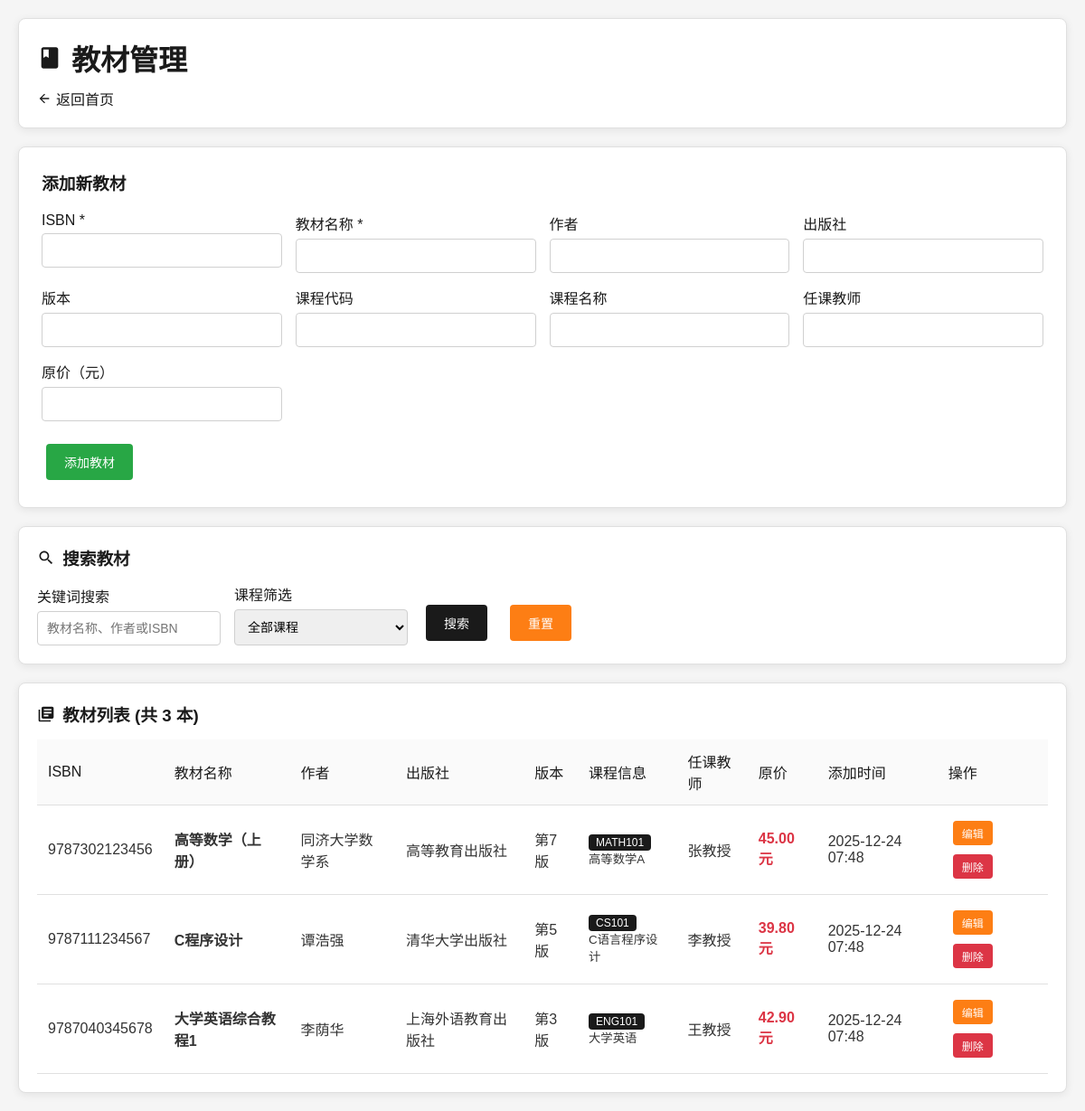
Screenshot of /textbooks.php (signed in) with the database file from the repository.
### tables this page shows
CREATE TABLE textbooks (
    book_id INT PRIMARY KEY AUTO_INCREMENT,
    isbn VARCHAR(20) NOT NULL,
    title VARCHAR(200) NOT NULL,
    author VARCHAR(100),
    publisher VARCHAR(100),
    edition VARCHAR(20),
    course_code VARCHAR(20),
    course_name VARCHAR(100),
    teacher_name VARCHAR(50),
    original_price DECIMAL(10,2),
    created_at TIMESTAMP DEFAULT CURRENT_TIMESTAMP
);

### config.php (called while the page is built, shortened)
<?php
function formatPrice($price) {
    return number_format($price, 2) . '元';
}
function formatDate($date) {
    return date('Y-m-d H:i', strtotime($date));
}
?>

### textbooks.php (the view, shortened to what this page needs)
<?php
require_once 'config.php';
$pdo = getDBConnection();
$search = isset($_GET['search']) ? sanitizeInput($_GET['search']) : '';
$where_conditions = [];
$params = [];
$where_clause = $where_conditions ? 'WHERE ' . implode(' AND ', $where_conditions) : '';
$stmt = $pdo->prepare("SELECT * FROM textbooks $where_clause ORDER BY created_at DESC");
$stmt->execute($params);
$textbooks = $stmt->fetchAll();
$edit_book = null;
?>
<!DOCTYPE html>
<html lang="zh-CN">
<head>
</head>
<body>
    <div class="container">
        <div class="header">
            <h1>
                <svg viewBox="0 0 24 24"><path d="M18 2H6c-1.1 0-2 .9-2 2v16c0 1.1.9 2 2 2h12c1.1 0 2-.9 2-2V4c0-1.1-.9-2-2-2zM6 4h5v8l-2.5-1.5L6 12V4z"/></svg>
                教材管理
            </h1>
            <p>
                <a href="index.php" class="nav-link">
                    <svg viewBox="0 0 24 24"><path d="M20 11H7.83l5.59-5.59L12 4l-8 8 8 8 1.41-1.41L7.83 13H20v-2z"/></svg>
                    返回首页
                </a>
            </p>
        </div>
        <div class="form-section">
            <h3><?php echo $edit_book ? '编辑教材' : '添加新教材'; ?></h3>
            <form method="POST">
                <div class="form-grid">
                    <div class="form-group">
                        <label for="isbn">ISBN *</label>
                        <input type="text" id="isbn" name="isbn" required value="<?php echo $edit_book ? htmlspecialchars($edit_book['isbn']) : ''; ?>">
                    </div>
                    <div class="form-group">
                        <label for="title">教材名称 *</label>
                        <input type="text" id="title" name="title" required value="<?php echo $edit_book ? htmlspecialchars($edit_book['title']) : ''; ?>">
                    </div>
                    <div class="form-group">
                        <label for="author">作者</label>
                        <input type="text" id="author" name="author" value="<?php echo $edit_book ? htmlspecialchars($edit_book['author']) : ''; ?>">
                    </div>
                    <div class="form-group">
                        <label for="publisher">出版社</label>
                        <input type="text" id="publisher" name="publisher" value="<?php echo $edit_book ? htmlspecialchars($edit_book['publisher']) : ''; ?>">
                    </div>
                    <div class="form-group">
                        <label for="edition">版本</label>
                        <input type="text" id="edition" name="edition" value="<?php echo $edit_book ? htmlspecialchars($edit_book['edition']) : ''; ?>">
                    </div>
                    <div class="form-group">
                        <label for="course_code">课程代码</label>
                        <input type="text" id="course_code" name="course_code" value="<?php echo $edit_book ? htmlspecialchars($edit_book['course_code']) : ''; ?>">
                    </div>
                    <div class="form-group">
                        <label for="course_name">课程名称</label>
                        <input type="text" id="course_name" name="course_name" value="<?php echo $edit_book ? htmlspecialchars($edit_book['course_name']) : ''; ?>">
                    </div>
                    <div class="form-group">
                        <label for="teacher_name">任课教师</label>
                        <input type="text" id="teacher_name" name="teacher_name" value="<?php echo $edit_book ? htmlspecialchars($edit_book['teacher_name']) : ''; ?>">
                    </div>
                    <div class="form-group">
                        <label for="original_price">原价（元）</label>
                        <input type="number" step="0.01" id="original_price" name="original_price" value="<?php echo $edit_book ? $edit_book['original_price'] : ''; ?>">
                    </div>
                </div>
                <button type="submit" class="btn btn-success">
                    <?php echo $edit_book ? '更新教材' : '添加教材'; ?>
                </button>
            </form>
        </div>
        <div class="search-section">
            <h3>
                <svg viewBox="0 0 24 24"><path d="M15.5 14h-.79l-.28-.27C15.41 12.59 16 11.11 16 9.5 16 5.91 13.09 3 9.5 3S3 5.91 3 9.5 5.91 16 9.5 16c1.61 0 3.09-.59 4.23-1.57l.27.28v.79l5 4.99L20.49 19l-4.99-5zm-6 0C7.01 14 5 11.99 5 9.5S7.01 5 9.5 5 14 7.01 14 9.5 11.99 14 9.5 14z"/></svg>
                搜索教材
            </h3>
            <form method="GET" class="search-form">
                <div class="form-group">
                    <label for="search">关键词搜索</label>
                    <input type="text" id="search" name="search" placeholder="教材名称、作者或ISBN" value="<?php echo htmlspecialchars($search); ?>">
                </div>
                <div class="form-group">
                    <label for="course_filter">课程筛选</label>
                    <select id="course_filter" name="course_filter">
                        <option value="">全部课程</option>
                    </select>
                </div>
                <button type="submit" class="btn btn-primary">搜索</button>
                <a href="textbooks.php" class="btn btn-warning">重置</a>
            </form>
        </div>
        <div class="table-section">
            <h3>
                <svg viewBox="0 0 24 24"><path d="M4 6H2v14c0 1.1.9 2 2 2h14v-2H4V6zm16-4H8c-1.1 0-2 .9-2 2v12c0 1.1.9 2 2 2h12c1.1 0 2-.9 2-2V4c0-1.1-.9-2-2-2zm-1 9H9V9h10v2zm-4 4H9v-2h6v2zm4-8H9V5h10v2z"/></svg>
                教材列表 (共 <?php echo count($textbooks); ?> 本)
            </h3>
            <?php if (empty($textbooks)): ?>
                <p style="text-align: center; color: #666; margin: 40px 0;">暂无教材信息</p>
            <?php else: ?>
                <table>
                    <thead>
                        <tr>
                            <th>ISBN</th>
                            <th>教材名称</th>
                            <th>作者</th>
                            <th>出版社</th>
                            <th>版本</th>
                            <th>课程信息</th>
                            <th>任课教师</th>
                            <th>原价</th>
                            <th>添加时间</th>
                            <th>操作</th>
                        </tr>
                    </thead>
                    <tbody>
                        <?php foreach ($textbooks as $book): ?>
                            <tr>
                                <td><?php echo htmlspecialchars($book['isbn']); ?></td>
                                <td><strong><?php echo htmlspecialchars($book['title']); ?></strong></td>
                                <td><?php echo htmlspecialchars($book['author']); ?></td>
                                <td><?php echo htmlspecialchars($book['publisher']); ?></td>
                                <td><?php echo htmlspecialchars($book['edition']); ?></td>
                                <td>
                                    <?php if ($book['course_code']): ?>
                                        <span class="course-tag"><?php echo htmlspecialchars($book['course_code']); ?></span><br>
                                        <small><?php echo htmlspecialchars($book['course_name']); ?></small>
                                    <?php else: ?>
                                        <span style="color: #999;">未设置</span>
                                    <?php endif; ?>
                                </td>
                                <td><?php echo htmlspecialchars($book['teacher_name']); ?></td>
                                <td class="price"><?php echo $book['original_price'] ? formatPrice($book['original_price']) : '-'; ?></td>
                                <td><?php echo formatDate($book['created_at']); ?></td>
                                <td>
                                    <a href="?edit=<?php echo $book['book_id']; ?>" class="btn btn-warning btn-small">编辑</a>
                                    <form method="POST" style="display: inline;" onsubmit="return confirm('确定要删除这本教材吗？')">
                                        <button type="submit" class="btn btn-danger btn-small">删除</button>
                                    </form>
                                </td>
                            </tr>
                        <?php endforeach; ?>
                    </tbody>
                </table>
            <?php endif; ?>
        </div>
    </div>
</body>
</html>

### textbooks.php (style rules this page uses)
* { margin: 0; padding: 0; box-sizing: border-box; }
body { font-family: 'Microsoft YaHei', Arial, sans-serif; background: #f5f5f5; min-height: 100vh; color: #333; }
.container { max-width: 1400px; margin: 0 auto; padding: 20px; }
.header { background: #ffffff; padding: 20px; border-radius: 8px; margin-bottom: 20px; box-shadow: 0 2px 10px rgba(0, 0, 0, 0.08); border: 1px solid #e0e0e0; }
.header h1 { color: #1a1a1a; margin-bottom: 10px; display: flex; align-items: center; gap: 10px; }
.header h1 svg { width: 28px; height: 28px; fill: #1a1a1a; }
.nav-link { color: #1a1a1a; text-decoration: none; font-weight: 500; display: inline-flex; align-items: center; gap: 5px; }
.nav-link svg { width: 16px; height: 16px; fill: currentColor; }
.form-section { background: #ffffff; padding: 25px; border-radius: 8px; margin-bottom: 20px; box-shadow: 0 2px 10px rgba(0, 0, 0, 0.08); border: 1px solid #e0e0e0; }
.form-section h3 { color: #1a1a1a; margin-bottom: 20px; }
.form-grid { display: grid; grid-template-columns: repeat(auto-fit, minmax(250px, 1fr)); gap: 15px; margin-bottom: 20px; }
.form-group { display: flex; flex-direction: column; }
.form-group label { margin-bottom: 5px; font-weight: 500; color: #1a1a1a; }
.form-group input, .form-group select { padding: 10px; border: 1px solid #d0d0d0; border-radius: 4px; font-size: 14px; transition: border-color 0.3s; }
.btn { padding: 10px 20px; border: none; border-radius: 4px; cursor: pointer; font-size: 14px; font-weight: 500; text-decoration: none; display: inline-block; text-align: center; transition: all 0.3s; margin: 5px; }
.btn-primary { background: #1a1a1a; color: white; }
.btn-success { background: #28a745; color: white; }
.btn-warning { background: #fd7e14; color: white; }
.btn-danger { background: #dc3545; color: white; }
.btn-small { padding: 5px 10px; font-size: 12px; }
.search-section { background: #ffffff; padding: 20px; border-radius: 8px; margin-bottom: 20px; box-shadow: 0 2px 10px rgba(0, 0, 0, 0.08); border: 1px solid #e0e0e0; }
.search-section h3 { color: #1a1a1a; margin-bottom: 15px; display: flex; align-items: center; gap: 8px; }
.search-section h3 svg { width: 20px; height: 20px; fill: #1a1a1a; }
.search-form { display: flex; gap: 15px; align-items: end; flex-wrap: wrap; }
.table-section { background: #ffffff; padding: 20px; border-radius: 8px; box-shadow: 0 2px 10px rgba(0, 0, 0, 0.08); border: 1px solid #e0e0e0; overflow-x: auto; }
.table-section h3 { color: #1a1a1a; margin-bottom: 15px; display: flex; align-items: center; gap: 8px; }
.table-section h3 svg { width: 20px; height: 20px; fill: #1a1a1a; }
table { width: 100%; border-collapse: collapse; margin-top: 15px; }
th, td { padding: 12px; text-align: left; border-bottom: 1px solid #e0e0e0; }
th { background: #fafafa; font-weight: 500; color: #1a1a1a; }
.price { color: #dc3545; font-weight: bold; }
.course-tag { background: #1a1a1a; color: white; padding: 2px 8px; border-radius: 4px; font-size: 12px; }

### rows the page displays
textbooks: isbn "9787302123456", title "高等数学（上册）", author "同济大学数学系", publisher "高等教育出版社", edition "第7版", course_code "MATH101", course_name "高等数学A", teacher_name "张教授", original_price "45.00元", created_at "2025-12-24 07:48"
textbooks: isbn "9787111234567", title "C程序设计", author "谭浩强", publisher "清华大学出版社", edition "第5版", course_code "CS101", course_name "C语言程序设计", teacher_name "李教授", original_price "39.80元", created_at "2025-12-24 07:48"
textbooks: isbn "9787040345678", title "大学英语综合教程1", author "李荫华", publisher "上海外语教育出版社", edition "第3版", course_code "ENG101", course_name "大学英语", teacher_name "王教授", original_price "42.90元", created_at "2025-12-24 07:48"

### other values shown
count($textbooks) "3"
